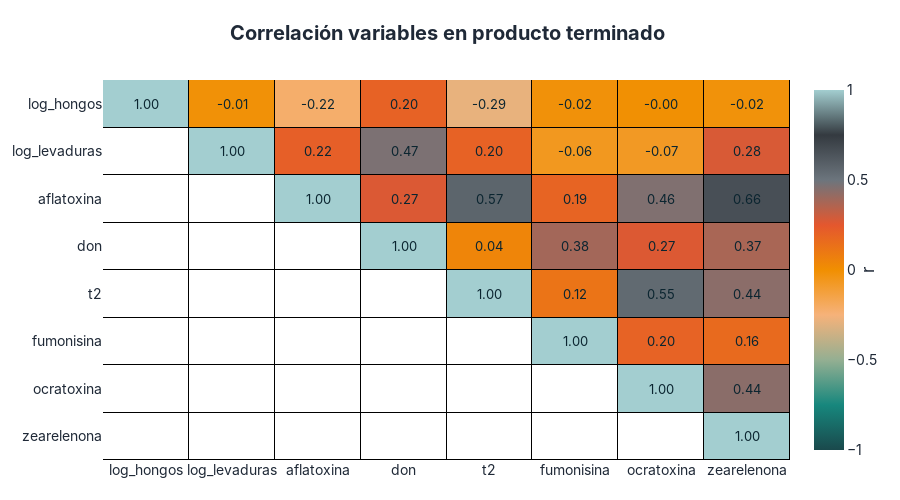

Write notebook code for a chart like this one.
### Code cell
fig = plot_corr_triangle(
df=rev_pt,
value_cols=["log_hongos", "log_levaduras", "aflatoxina",  "don",
            't2','fumonisina', 'ocratoxina', "zearelenona"],
title=f"<b>Correlación variables en producto terminado <b>",
decimals=2,
width=900,
height=500,
#salida_html=f"{ROOT_IMAGEN}/correlacion_pt.html",
    )
fig.show()
s3.save_plotly_html(fig, f"correlacion_pt.html")

### Figure 1 — Plotly figure (JSON) as saved in the notebook; plotly's stock layout.template omitted (floating-point values rounded to 4 significant figures)
{"data": [{"colorscale": [[0, "#FFFFFF"], [1, "#FFFFFF"]], "hoverinfo": "skip", "showscale": false, "type": "heatmap", "x": ["log_hongos", "log_levaduras", "aflatoxina", "don", "t2", "fumonisina", "ocratoxina", "zearelenona"], "xgap": 1, "y": ["log_hongos", "log_levaduras", "aflatoxina", "don", "t2", "fumonisina", "ocratoxina", "zearelenona"], "ygap": 1, "z": [[null, null, null, null, null, null, null, null], [0, null, null, null, null, null, null, null], [0, 0, null, null, null, null, null, null], [0, 0, 0, null, null, null, null, null], [0, 0, 0, 0, null, null, null, null], [0, 0, 0, 0, 0, null, null, null], [0, 0, 0, 0, 0, 0, null, null], [0, 0, 0, 0, 0, 0, 0, null]], "zmax": 1, "zmin": 0}, {"colorbar": {"title": {"side": "right", "text": "r"}}, "colorscale": [[0, "#1A494C"], [0.125, "#17877D"], [0.25, "#94AF92"], [0.375, "#F6B27A"], [0.5, "#F18F01"], [0.625, "#E4572E"], [0.75, "#6C757D"], [0.875, "#343A40"], [1, "#A3CED0"]], "hovertemplate": "x=%{x}<br>y=%{y}<br>r=%{z:.3f}<extra></extra>", "text": [["1.00", "-0.01", "-0.22", "0.20", "-0.29", "-0.02", "-0.00", "-0.02"], ["", "1.00", "0.22", "0.47", "0.20", "-0.06", "-0.07", "0.28"], ["", "", "1.00", "0.27", "0.57", "0.19", "0.46", "0.66"], ["", "", "", "1.00", "0.04", "0.38", "0.27", "0.37"], ["", "", "", "", "1.00", "0.12", "0.55", "0.44"], ["", "", "", "", "", "1.00", "0.20", "0.16"], ["", "", "", "", "", "", "1.00", "0.44"], ["", "", "", "", "", "", "", "1.00"]], "textfont": {"color": "#0b2530", "size": 13}, "texttemplate": "%{text}", "type": "heatmap", "x": ["log_hongos", "log_levaduras", "aflatoxina", "don", "t2", "fumonisina", "ocratoxina", "zearelenona"], "xgap": 1, "y": ["log_hongos", "log_levaduras", "aflatoxina", "don", "t2", "fumonisina", "ocratoxina", "zearelenona"], "ygap": 1, "z": [[1, -0.01327, -0.2188, 0.2003, -0.2864, -0.01738, -0.003652, -0.01951], [null, 1, 0.2151, 0.4668, 0.2, -0.06127, -0.07211, 0.2755], [null, null, 1, 0.2679, 0.5695, 0.1912, 0.4587, 0.6594], [null, null, null, 1, 0.04412, 0.3847, 0.2659, 0.3729], [null, null, null, null, 1, 0.1221, 0.5486, 0.4358], [null, null, null, null, null, 1, 0.1974, 0.1635], [null, null, null, null, null, null, 1, 0.4373], [null, null, null, null, null, null, null, 1]], "zmax": 1, "zmin": -1}], "layout": {"font": {"color": "#1F2937", "family": "Inter, Arial, sans-serif", "size": 14}, "height": 500, "margin": {"b": 40, "l": 60, "r": 80, "t": 80}, "paper_bgcolor": "#FFFFFF", "plot_bgcolor": "#000000", "title": {"text": "<b>Correlación variables en producto terminado <b>", "x": 0.5, "xanchor": "center"}, "width": 900, "xaxis": {"showgrid": false, "tickangle": 0}, "yaxis": {"autorange": "reversed", "showgrid": false}}}
